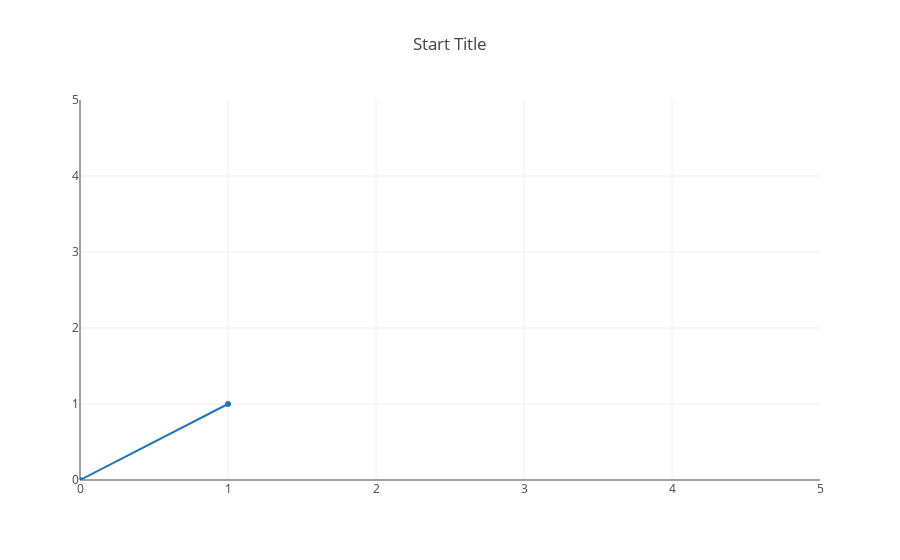

Notebook cell for this chart:
### Code cell
from plotly.offline import init_notebook_mode, iplot
from IPython.display import display, HTML

init_notebook_mode(connected=True)

figure = {'data': [{'x': [0, 1], 'y': [0, 1]}],
          'layout': {'xaxis': {'range': [0, 5], 'autorange': False},
                     'yaxis': {'range': [0, 5], 'autorange': False},
                     'title': 'Start Title'},
          'frames': [{'data': [{'x': [1, 2], 'y': [1, 2]}]},
                     {'data': [{'x': [1, 4], 'y': [1, 4]}]},
                     {'data': [{'x': [3, 4], 'y': [3, 4]}],
                      'layout': {'title': 'End Title'}}]}

iplot(figure)

### Figure 1 — Plotly figure (JSON) as saved in the notebook; plotly's stock layout.template omitted (floating-point values rounded to 4 significant figures)
{"data": [{"type": "scatter", "uid": "13a6b4d8-befa-11e8-a9b9-0008cab1f893", "x": [0, 1], "y": [0, 1]}], "layout": {"title": "Start Title", "xaxis": {"autorange": false, "range": [0, 5]}, "yaxis": {"autorange": false, "range": [0, 5]}}}
